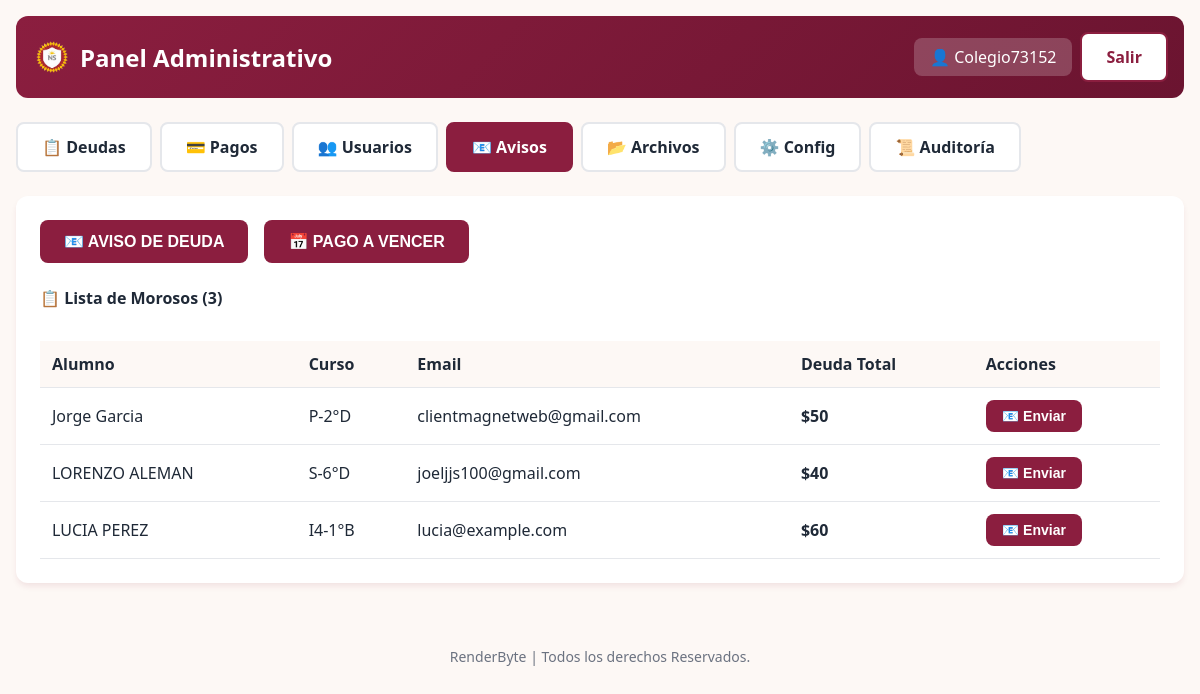
Page /admin-panel/avisos/ (signed in) on the committed database.
### portal/models.py (models this page shows, shortened)
class Alumno(models.Model):
    documento = models.BigIntegerField(primary_key=True, verbose_name="DNI Alumno")
    apellido = models.CharField(max_length=100)
    nombres = models.CharField(max_length=100)
    fecha_nacimiento = models.DateField(null=True, blank=True)
    sexo = models.CharField(max_length=1, blank=True)
    nivel = models.CharField(max_length=10, blank=True, verbose_name="Nivel (I5/P/S)")
    curso = models.CharField(max_length=10, blank=True)
    division = models.CharField(max_length=10, blank=True)
    direccion = models.CharField(max_length=200, blank=True)
    telefono1 = models.CharField(max_length=50, blank=True)
    telefono2 = models.CharField(max_length=50, blank=True)
    email = models.EmailField(blank=True)
    barrio = models.CharField(max_length=100, blank=True)
    padre_nombre = models.CharField(max_length=150, blank=True, verbose_name="Nombre del Padre")
    padre_dni = models.BigIntegerField(null=True, blank=True, db_index=True, verbose_name="DNI Padre")
    padre_direccion = models.CharField(max_length=200, blank=True)
    padre_telefono1 = models.CharField(max_length=50, blank=True)
    padre_telefono2 = models.CharField(max_length=50, blank=True)
    padre_email = models.EmailField(blank=True)
    madre_nombre = models.CharField(max_length=150, blank=True, verbose_name="Nombre de la Madre")
    madre_dni = models.BigIntegerField(null=True, blank=True, db_index=True, verbose_name="DNI Madre")
    madre_direccion = models.CharField(max_length=200, blank=True)
    madre_telefono1 = models.CharField(max_length=50, blank=True)
    madre_telefono2 = models.CharField(max_length=50, blank=True)
    madre_email = models.EmailField(blank=True)
    tutor_nombre = models.CharField(max_length=150, blank=True, verbose_name="Nombre del Tutor")
    tutor_dni = models.BigIntegerField(null=True, blank=True, db_index=True, verbose_name="DNI Tutor")
    tutor_direccion = models.CharField(max_length=200, blank=True)
    tutor_telefono1 = models.CharField(max_length=50, blank=True)
    tutor_telefono2 = models.CharField(max_length=50, blank=True)
    tutor_email = models.EmailField(blank=True)
    familia = models.IntegerField(default=0, help_text="ID de grupo familiar")
    recargo = models.BooleanField(default=False)
    saldo_moroso = models.DecimalField(max_digits=12, decimal_places=2, default=0,
                                        verbose_name="Saldo Total Adeudado")
    class Meta:
        ordering = ['apellido', 'nombres']
        verbose_name = "Alumno"
        verbose_name_plural = "Alumnos"
    @property
    def curso_completo(self):
        if self.nivel and self.curso and self.division:
            return f"{self.nivel}-{self.curso}°{self.division}"
        elif self.curso and self.division:
            return f"{self.curso}°{self.division}"
        return self.curso or ""

### portal/views.py (the view)
    def wrapper(request, *args, **kwargs):
        if not request.user.is_authenticated:
            return redirect('portal:login')
        if not hasattr(request.user, 'perfil') or not request.user.perfil.es_admin:
            messages.error(request, 'No tiene permisos para acceder a esta sección.')
            return redirect('portal:portal_padre')
        return view_func(request, *args, **kwargs)

### portal/models.py (called while the page is built)
    @property
    def es_admin(self):
        return self.rol == 'admin'

    @classmethod
    def get_config(cls):
        config, _ = cls.objects.get_or_create(pk=1)
        return config

### portal/views.py (called while the page is built)
def admin_required(view_func):
    def wrapper(request, *args, **kwargs):
        if not request.user.is_authenticated:
            return redirect('portal:login')
        if not hasattr(request.user, 'perfil') or not request.user.perfil.es_admin:
            messages.error(request, 'No tiene permisos para acceder a esta sección.')
            return redirect('portal:portal_padre')
        return view_func(request, *args, **kwargs)
    return wrapper

### portal/templates/portal/admin/avisos.html (shortened to what this page needs)
{% extends 'portal/admin/base_admin.html' %}
{% block admin_content %}
<div class="card">
    <div style="margin-bottom:1.5rem; display:flex; gap:1rem;">
        <button class="btn btn-primary" onclick="abrirModalMasivo()">
            📧 AVISO DE DEUDA
        </button>
        <button class="btn btn-primary" onclick="abrirModalPagoVencer()">
            📅 PAGO A VENCER
        </button>
    </div>
    <h4 style="margin-bottom:1rem">📋 Lista de Morosos ({{ morosos|length }})</h4>
    <div class="table-responsive">
        <table>
            <thead>
                <tr>
                    <th>Alumno</th>
                    <th>Curso</th>
                    <th>Email</th>
                    <th>Deuda Total</th>
                    <th>Acciones</th>
                </tr>
            </thead>
            <tbody>
                {% for m in morosos %}
                <tr>
                    <td>{{ m.alumno.nombres }} {{ m.alumno.apellido }}</td>
                    <td>{{ m.alumno.curso_completo }}</td>
                    <td>
                        {% if m.email %}
                        {{ m.email }}
                        {% else %}
                        <span class="badge badge-pending">Sin email</span>
                        {% endif %}
                    </td>
                    <td><strong>${{ m.total_deuda|floatformat:"0"|default:"0" }}</strong></td>
                    <td>
                        {% if m.email %}
                        <button
                            onclick="abrirModalIndividual('{{ m.email }}', '{{ m.alumno.nombres }} {{ m.alumno.apellido }}', '{{ m.total_deuda|floatformat:0 }}', '{{ m.alumno.curso_completo }}')"
                            class="btn btn-sm btn-primary">📧 Enviar</button>
                        {% else %}
                        <span style="color:var(--text-light)">No disponible</span>
                        {% endif %}
                    </td>
                </tr>
                {% empty %}
                <tr>
                    <td colspan="5" style="text-align:center;padding:2rem;color:var(--success)">
                        ✅ No hay morosos registrados
                    </td>
                </tr>
                {% endfor %}
            </tbody>
        </table>
    </div>
</div>
{% endblock %}

### portal/templates/portal/admin/base_admin.html (shortened to what this page needs)
{% extends 'portal/base.html' %}
{% load static %}
{% block content %}
<div class="container">
    <div class="header">
        <h1>
            <img src="{% static 'portal/img/logo_nuevo_siglo.png' %}" alt="Logo" class="logo"
                onerror="this.style.display='none'">
            Panel Administrativo
        </h1>
        <div class="header-actions">
            <span class="user-info">👤 {{ request.user.get_full_name|default:request.user.username }}</span>
            <a href="{% url 'portal:logout' %}" class="btn btn-outline" style="background:white">Salir</a>
        </div>
    </div>
    <div class="tabs">
        <a href="{% url 'portal:admin_deudas' %}" class="tab {% if active_tab == 'deudas' %}active{% endif %}">📋
            Deudas</a>
        <a href="{% url 'portal:admin_pagos' %}" class="tab {% if active_tab == 'pagos' %}active{% endif %}">💳
            Pagos</a>
        <a href="{% url 'portal:admin_usuarios' %}" class="tab {% if active_tab == 'usuarios' %}active{% endif %}">👥
            Usuarios</a>
        <a href="{% url 'portal:admin_avisos' %}" class="tab {% if active_tab == 'avisos' %}active{% endif %}">📧
            Avisos</a>
        <a href="{% url 'portal:admin_archivos' %}" class="tab {% if active_tab == 'archivos' %}active{% endif %}">📂
            Archivos</a>
        <a href="{% url 'portal:admin_config' %}" class="tab {% if active_tab == 'config' %}active{% endif %}">⚙️
            Config</a>
        <a href="{% url 'portal:admin_auditoria' %}" class="tab {% if active_tab == 'auditoria' %}active{% endif %}">📜
            Auditoría</a>
    </div>
    {% block admin_content %}{% endblock %}
</div>
<footer style="text-align: center; padding: 2rem; color: var(--text-light); font-size: 0.875rem;">
    <p><a href="https://renderbyte.net" target="_blank" style="color: inherit; text-decoration: none;">RenderByte |
            Todos los derechos Reservados.</a></p>
</footer>
{% endblock %}

### portal/templates/portal/base.html (style rules this page uses)
:root { --primary: #8B1E3F; --primary-dark: #6B1430; --secondary: #FFC107; --accent-orange: #FF8C00; --accent-blue: #4ECDC4; --danger: #dc2626; --warning: #f59e0b; --success: #10b981; --bg: #FDF8F5; --card: #ffffff; --text: #1f2937; --text-light: #6b7280; --border: #e5e7eb; --shadow: 0 4px 6px -1px rgba(139, 30, 63, 0.1); }
* { box-sizing: border-box; margin: 0; padding: 0; }
body { font-family: 'Segoe UI', system-ui, sans-serif; background: var(--bg); color: var(--text); min-height: 100vh; }
.container { max-width: 1200px; margin: 0 auto; padding: 1rem; }
.card { background: var(--card); border-radius: 12px; box-shadow: var(--shadow); padding: 1.5rem; margin-bottom: 1rem; }
.btn { display: inline-flex; align-items: center; gap: 0.5rem; padding: 0.75rem 1.5rem; border: none; border-radius: 8px; font-size: 1rem; font-weight: 600; cursor: pointer; transition: all 0.2s; text-decoration: none; }
.btn-primary { background: var(--primary); color: white; }
.btn-outline { background: transparent; border: 2px solid var(--primary); color: var(--primary); }
.btn-sm { padding: 0.5rem 1rem; font-size: 0.875rem; }
table { width: 100%; border-collapse: collapse; margin-top: 1rem; }
th, td { padding: 0.75rem; text-align: left; border-bottom: 1px solid var(--border); }
th { background: var(--bg); font-weight: 600; position: sticky; top: 0; }
.header { background: linear-gradient(135deg, var(--primary), var(--primary-dark)); color: white; padding: 1rem; margin-bottom: 1.5rem; border-radius: 12px; display: flex; justify-content: space-between; align-items: center; flex-wrap: wrap; gap: 1rem; }
.header h1 { font-size: 1.5rem; display: flex; align-items: center; gap: 0.5rem; }
.header-actions { display: flex; gap: 0.5rem; align-items: center; }
.user-info { background: rgba(255, 255, 255, 0.2); padding: 0.5rem 1rem; border-radius: 8px; }
.logo { width: 40px; height: 40px; border-radius: 50%; object-fit: cover; }
.table-responsive { overflow-x: auto; }
.tabs { display: flex; gap: 0.5rem; margin-bottom: 1.5rem; flex-wrap: wrap; }
.tab { padding: 0.75rem 1.5rem; background: var(--card); border: 2px solid var(--border); border-radius: 8px; cursor: pointer; font-weight: 600; transition: all 0.2s; text-decoration: none; color: var(--text); }
.tab.active { background: var(--primary); color: white; border-color: var(--primary); }

### rows in the picture
Alumno: alumno.nombres "Jorge", alumno.apellido "Garcia", alumno.curso_completo "P-2°D", email "clientmagnetweb@gmail.com", total_deuda "50"
Alumno: alumno.nombres "LORENZO", alumno.apellido "ALEMAN", alumno.curso_completo "S-6°D", email "joeljjs100@gmail.com", total_deuda "40"
Alumno: alumno.nombres "LUCIA", alumno.apellido "PEREZ", alumno.curso_completo "I4-1°B", email "lucia@example.com", total_deuda "60"

### other values in the picture
{{ request.user.get_full_name|default:request.user.username }} "Colegio73152"
{{ morosos|length }} "3"
